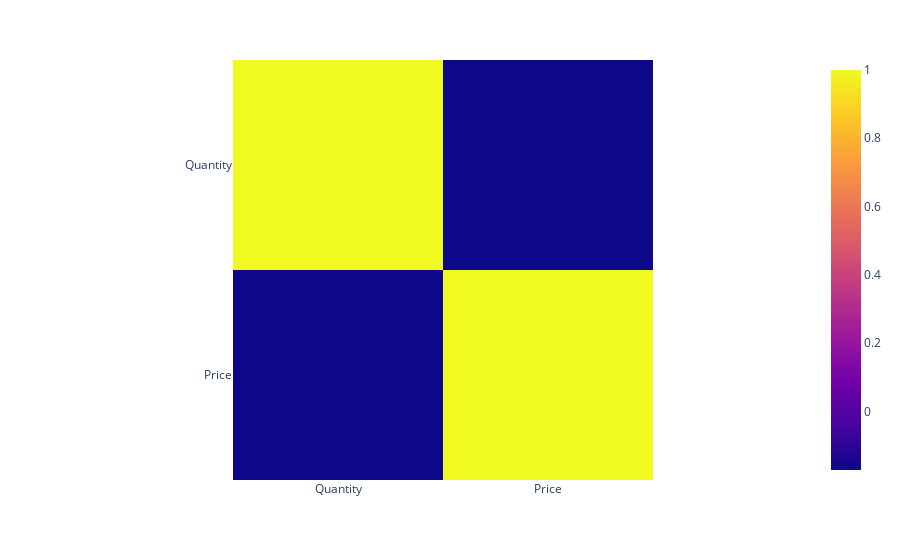

The notebook cell this image was saved under:
### Code cell
profile_df(df_retail_clean)

### Figure 1 — Plotly figure (JSON) as saved in the notebook; plotly's stock layout.template omitted (floating-point values rounded to 4 significant figures)
{"data": [{"coloraxis": "coloraxis", "hovertemplate": "x: %{x}<br>y: %{y}<br>color: %{z}<extra></extra>", "name": "0", "type": "heatmap", "x": ["Quantity", "Price"], "xaxis": "x", "y": ["Quantity", "Price"], "yaxis": "y", "z": [[1, -0.1715], [-0.1715, 1]]}], "layout": {"coloraxis": {"colorscale": [[0, "#0d0887"], [0.1111, "#46039f"], [0.2222, "#7201a8"], [0.3333, "#9c179e"], [0.4444, "#bd3786"], [0.5556, "#d8576b"], [0.6667, "#ed7953"], [0.7778, "#fb9f3a"], [0.8889, "#fdca26"], [1, "#f0f921"]]}, "margin": {"t": 60}, "xaxis": {"anchor": "y", "constrain": "domain", "domain": [0, 1], "scaleanchor": "y"}, "yaxis": {"anchor": "x", "autorange": "reversed", "constrain": "domain", "domain": [0, 1]}}}
